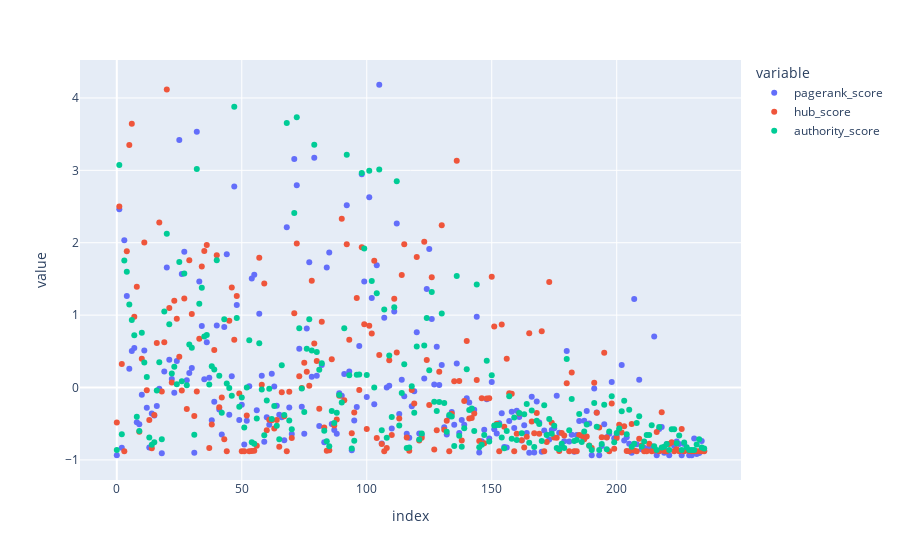

Notebook code cell kept with this figure:
### Code cell
# plt.figure(figsize=(20,10))
# plt.scatter(np.arange(len(pagerank_score)), norm_pagerank_score, label='pagerank score')
# plt.scatter(np.arange(len(hub_score)), norm_hub_score, label='hub score')
# plt.scatter(np.arange(len(authority_score)), norm_authority_score, label='authority score')
# plt.legend(loc='upper right')
# plt.show()

# plot the scatter score vs index use plotly increse the size of the plot

df = pd.DataFrame({'pagerank_score': norm_pagerank_score, 'hub_score': norm_hub_score, 'authority_score': norm_authority_score})
fig = px.scatter(df, x=df.index, y=["pagerank_score", "hub_score", "authority_score"])
fig.show()

### Figure 1 — Plotly figure (JSON) as saved in the notebook; plotly's stock layout.template omitted (floating-point values rounded to 4 significant figures; data arrays with more than 128 entries replaced by an {"elided": "..."} marker saying what was removed)
{"data": [{"hovertemplate": "variable=pagerank_score<br>index=%{x}<br>value=%{y}<extra></extra>", "legendgroup": "pagerank_score", "marker": {"color": "#636efa", "symbol": "circle"}, "mode": "markers", "name": "pagerank_score", "orientation": "v", "showlegend": true, "type": "scatter", "x": {"elided": "236 int values"}, "xaxis": "x", "y": {"elided": "236 float values"}, "yaxis": "y"}, {"hovertemplate": "variable=hub_score<br>index=%{x}<br>value=%{y}<extra></extra>", "legendgroup": "hub_score", "marker": {"color": "#EF553B", "symbol": "circle"}, "mode": "markers", "name": "hub_score", "orientation": "v", "showlegend": true, "type": "scatter", "x": {"elided": "236 int values"}, "xaxis": "x", "y": {"elided": "236 float values"}, "yaxis": "y"}, {"hovertemplate": "variable=authority_score<br>index=%{x}<br>value=%{y}<extra></extra>", "legendgroup": "authority_score", "marker": {"color": "#00cc96", "symbol": "circle"}, "mode": "markers", "name": "authority_score", "orientation": "v", "showlegend": true, "type": "scatter", "x": {"elided": "236 int values"}, "xaxis": "x", "y": {"elided": "236 float values"}, "yaxis": "y"}], "layout": {"legend": {"title": {"text": "variable"}, "tracegroupgap": 0}, "margin": {"t": 60}, "xaxis": {"anchor": "y", "domain": [0, 1], "title": {"text": "index"}}, "yaxis": {"anchor": "x", "domain": [0, 1], "title": {"text": "value"}}}}
